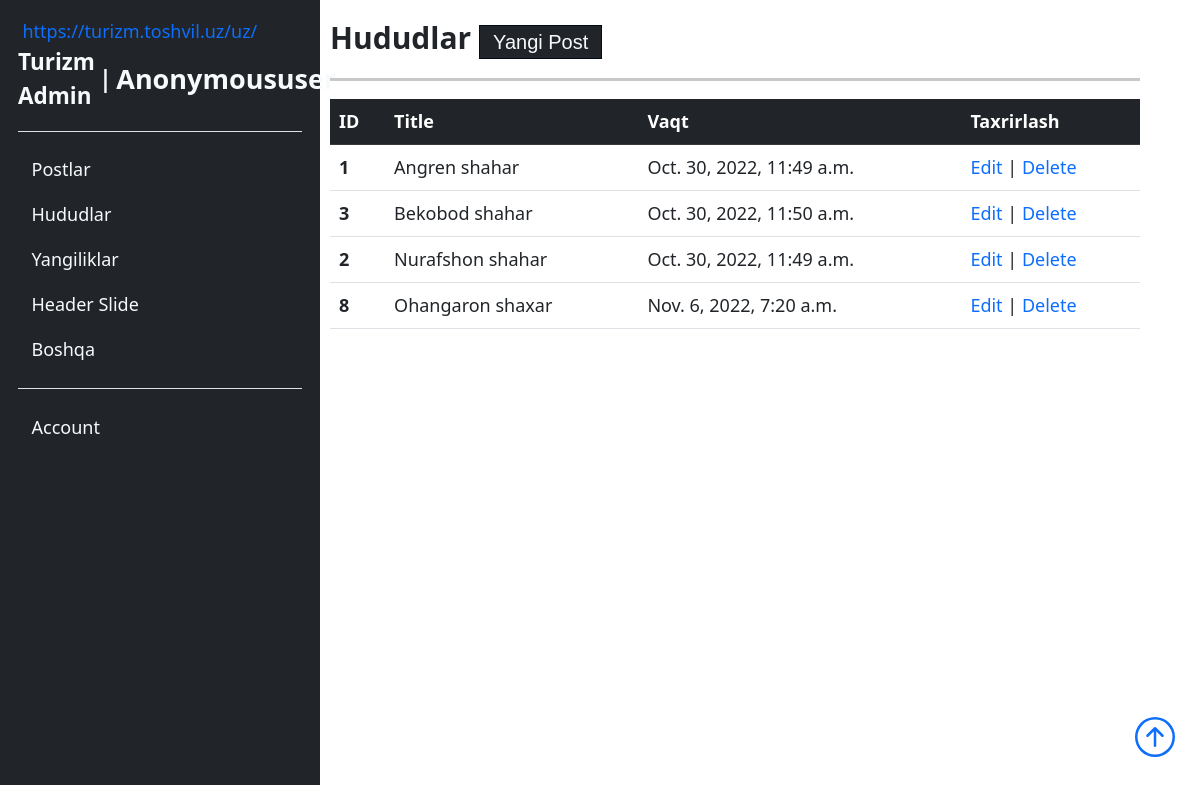
The page /users/root/list/all/areas/ on the database its author committed.
### main/models.py (models this page shows, shortened)
class Post(M):
    author = m.ForeignKey(CustomUser, on_delete=m.SET_NULL, null=True, blank=True)
    navbaritem = m.ForeignKey(NavbarItems, on_delete=m.SET_NULL, null=True, blank=True)
    post_img = ResizedImageField(size=[2500, 1500],upload_to='posts/')
    uz_title = m.CharField(max_length=l)
    ru_title = m.CharField(max_length=l, null=True, blank=True)
    en_title = m.CharField(max_length=l, null=True, blank=True)
    uz_description = m.CharField(max_length=100)
    ru_description= m.CharField(max_length=l, null=True, blank=True)
    en_description= m.CharField(max_length=l, null=True, blank=True)
    uz_post = RichTextUploadingField()
    ru_post = RichTextUploadingField(null=True, blank=True)
    en_post = RichTextUploadingField(null=True, blank=True)
    slug = m.SlugField(max_length=l, unique=True)
    post_view = m.IntegerField(default=0, null=True, blank=True)
    add_time = m.DateTimeField(auto_now_add=True)

class Hududlar(Post):
    navbar = m.ForeignKey(NavbarName,on_delete=m.SET_NULL, null=True, blank=True)

class Post(M):
    author = m.ForeignKey(CustomUser, on_delete=m.SET_NULL, null=True, blank=True)
    navbaritem = m.ForeignKey(NavbarItems, on_delete=m.SET_NULL, null=True, blank=True)
    post_img = ResizedImageField(size=[2500, 1500],upload_to='posts/')
    uz_title = m.CharField(max_length=l)
    ru_title = m.CharField(max_length=l, null=True, blank=True)
    en_title = m.CharField(max_length=l, null=True, blank=True)
    uz_description = m.CharField(max_length=100)
    ru_description= m.CharField(max_length=l, null=True, blank=True)
    en_description= m.CharField(max_length=l, null=True, blank=True)
    uz_post = RichTextUploadingField()
    ru_post = RichTextUploadingField(null=True, blank=True)
    en_post = RichTextUploadingField(null=True, blank=True)
    slug = m.SlugField(max_length=l, unique=True)
    post_view = m.IntegerField(default=0, null=True, blank=True)
    add_time = m.DateTimeField(auto_now_add=True)

### custom_user/views.py (the view)
# urls.py: path('root/list/all/areas/', AreasList.as_view(), name='areaslist'),
class AreasList(ListView):
    model = Hududlar
    ordering = 'uz_title'
    template_name = 'users/adminpanel/list/list_filter_areas.htm'

### main/models.py (called while the page is built)
    def __str__(self):
        return self.uz_name

    def __str__(self):
        return super().__str__()

### templates/users/adminpanel/list/list_filter_areas.htm (shortened to what this page needs)
{% extends '../root.htm' %}
{% block name %}
    Hududlar
{% endblock name %}
{% block add_btn %}
    <a class="bg-dark link-light" href="{% url 'users:addarea' %}">Yangi Post</a>
{% endblock add_btn %}
{% block list %}
    <table class="table">
        <thead class="table-dark">
            <tr>
                <th scope="col">ID</th>
                <th scope="col">Title</th>
                <th scope="col">Vaqt</th>
                <th scope="col">Taxrirlash</th>
            </tr>
        </thead>
        <tbody>
            {% for obj in object_list %}
                <tr>
                    <th>{{ obj.id }}</th>
                    <td>{{ obj.uz_title }}</td>
                    <td>{{ obj.add_time }}</td>
                    <td>
                        <a href="{% url 'users:updateareas' pk=obj.pk %}">Edit</a> | <a href="" data-bs-toggle="modal" data-bs-target="#staticBackdrop{{ obj.id }}">Delete</a>
                    </td>
                </tr>
            {% endfor %}
        </tbody>
    </table>
{% endblock list %}

### static/css/style.css (style rules this page uses)
* { margin: 0; padding: 0; font-size: 18px; box-sizing: border-box; list-style-type: none !important; text-decoration: none !important; font-family: system-ui, -apple-system, BlinkMacSystemFont, "Segoe UI", Roboto, Oxygen, Ubuntu, Cantarell, "Open Sans", "Helvetica Neue", sans-serif; }
html { scrollbar-width: thin; transition: 1s all ease-in-out; scrollbar-color: #03396C #fff; }
#admin_main #action_bar #header a, #admin_main #action_bar #header main section .all button, main section .all #admin_main #action_bar #header button { font-size: 20px; padding: 5px 13px; border: 1px solid #010C17; font-family: "Franklin Gothic Medium", "Arial Narrow", Arial, sans-serif; }

### templates/base.htm (style rules this page uses)
body { overflow-x: hidden; }

### rows shown on the page
Hududlar: id "1", uz_title "Angren shahar", add_time "Oct. 30, 2022, 11:49 a.m."
Hududlar: id "3", uz_title "Bekobod shahar", add_time "Oct. 30, 2022, 11:50 a.m."
Hududlar: id "2", uz_title "Nurafshon shahar", add_time "Oct. 30, 2022, 11:49 a.m."
Hududlar: id "8", uz_title "Ohangaron shaxar", add_time "Nov. 6, 2022, 7:20 a.m."

### other values the page prints
{{ user | title }} "Anonymoususer"
